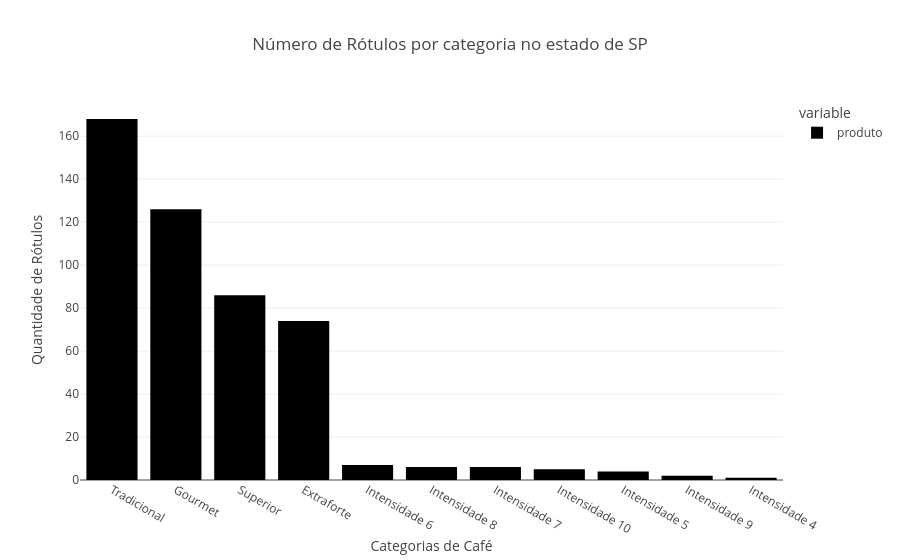

The notebook cell this image was saved under:
### Code cell
sp_categ_cafe = coffee_data.query('estado == "SP"').groupby(by='tipo_simbolo')['produto'].count().sort_values(ascending=False)

fig = px.bar(sp_categ_cafe, labels={'tipo_simbolo': 'Categorias de Café', 'value': 'Quantidade de Rótulos'}, title='Número de Rótulos por categoria no estado de SP')
fig.update_traces(marker_color='black')

### Figure 1 — Plotly figure (JSON) as saved in the notebook; plotly's stock layout.template omitted (floating-point values rounded to 4 significant figures)
{"data": [{"hovertemplate": "variable=produto<br>Categorias de Café=%{x}<br>Quantidade de Rótulos=%{y}<extra></extra>", "legendgroup": "produto", "marker": {"color": "black", "pattern": {"shape": ""}}, "name": "produto", "orientation": "v", "showlegend": true, "textposition": "auto", "type": "bar", "x": ["Tradicional", "Gourmet", "Superior", "Extraforte", "Intensidade 6", "Intensidade 8", "Intensidade 7", "Intensidade 10", "Intensidade 5", "Intensidade 9", "Intensidade 4"], "xaxis": "x", "y": [168, 126, 86, 74, 7, 6, 6, 5, 4, 2, 1], "yaxis": "y"}], "layout": {"barmode": "relative", "legend": {"title": {"text": "variable"}, "tracegroupgap": 0}, "title": {"text": "Número de Rótulos por categoria no estado de SP"}, "xaxis": {"anchor": "y", "domain": [0, 1], "title": {"text": "Categorias de Café"}}, "yaxis": {"anchor": "x", "domain": [0, 1], "title": {"text": "Quantidade de Rótulos"}}}}
